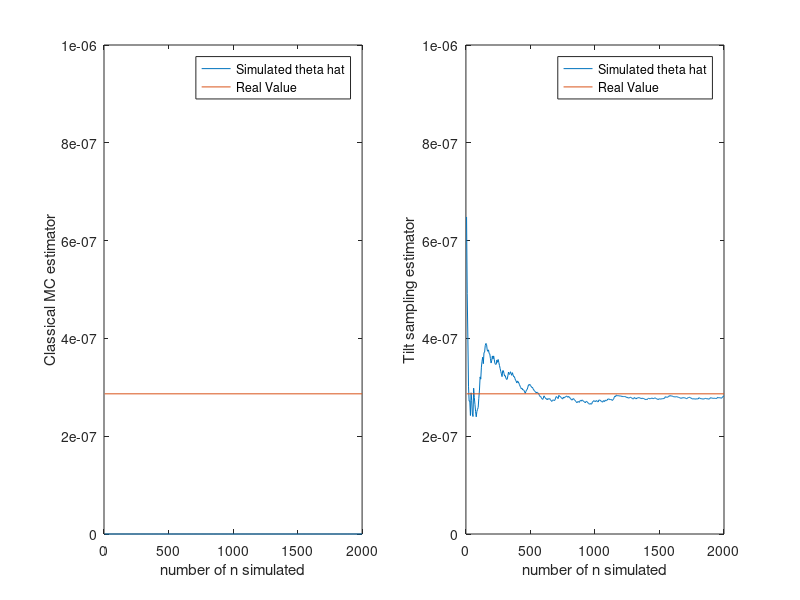

Write the MATLAB code that produced this figure.
%HW1
%Classical MC
clear all;
close all;

a=5;
i=0;
x=normrnd(0,1,[1,2000]);
for n=5:5:2000
    i=i+1;
    y=x(1:n);
    theta1(i)=mean(y>a);
end

i=0;
x=normrnd(5,1,[1,2000]);
for n=5:5:2000
    i=i+1;
    y=x(1:n);
    theta2(i)=mean((y>a).*exp(a^2/2-a*y));
end

real=normcdf(5, 'upper');
close all;
subplot(1,2,1);plot(5:5:2000, theta1);hold on; plot([5 2000], [real real]);legend('Simulated theta hat','Real Value');
ylabel('Classical MC estimator');xlabel('number of n simulated');axis([0 2000 0 0.000001]);
subplot(1,2,2);plot(5:5:2000, theta2);hold on; plot([5 2000], [real real]);legend('Simulated theta hat','Real Value');
ylabel('Tilt sampling estimator');axis([0 2000 0 0.000001]);xlabel('number of n simulated');